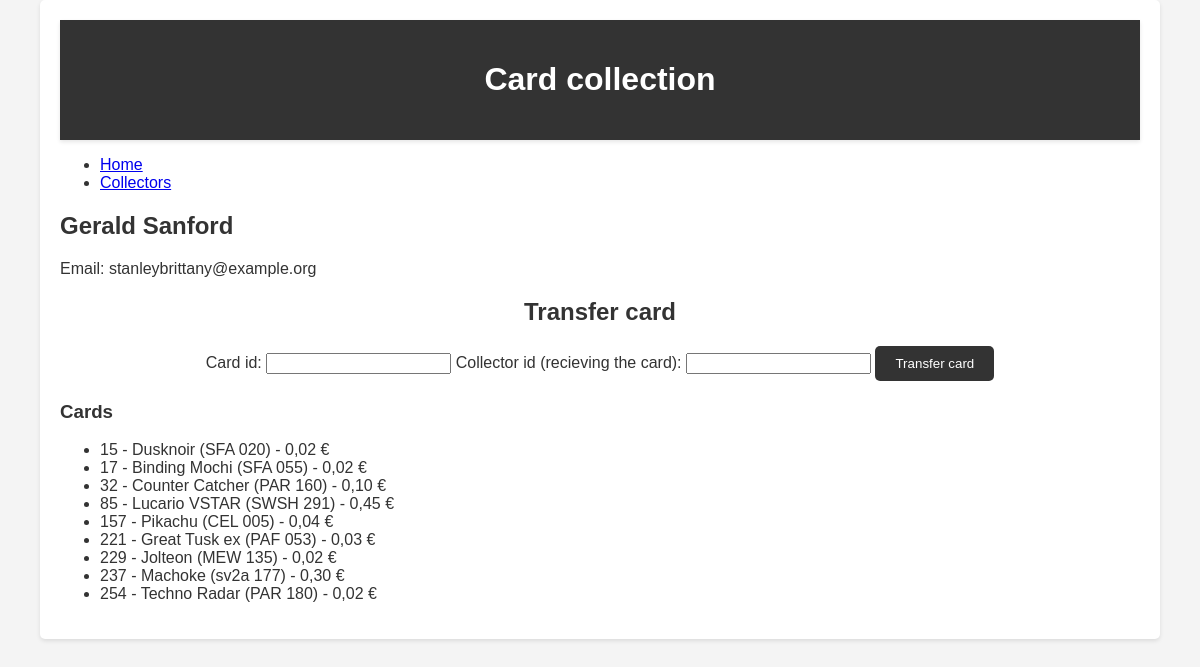
Screenshot of /collector/5 with the database file from the repository.
### tables this page shows
CREATE TABLE ZBIRATELJ(
                id_zbiratelj INTEGER PRIMARY KEY,
                ime VARCHAR(255) NOT NULL,
                priimek VARCHAR(255) NOT NULL,
                eposta VARCHAR(255)
                );

CREATE TABLE KARTA(
                id_karta INTEGER PRIMARY KEY,
                ime VARCHAR(255) NOT NULL,
                zaloga INT NOT NULL,
                cena INT NOT NULL,
                slika VARCHAR(255) NOT NULL
                );

### app.py (the view)
@app.route('/collector/<int:id>')
def collector(id):
    conn = get_db_connection()
    collector = conn.execute('SELECT * FROM ZBIRATELJ WHERE id_zbiratelj = ?', (id,)).fetchone()
    cards = conn.execute('''
        SELECT KARTA.* FROM KARTA
        JOIN ZBIRATELJ_KARTA ON KARTA.id_karta = ZBIRATELJ_KARTA.id_karta
        WHERE ZBIRATELJ_KARTA.id_zbiratelj = ?
    ''', (id,)).fetchall()
    conn.close()
    return render_template('collector.html', collector=collector, cards=cards)

### app.py (called while the page is built)
def get_db_connection():
    conn = sqlite3.connect('cards.db')
    conn.row_factory = sqlite3.Row
    return conn

### templates/collector.html (shortened to what this page needs)
{% extends 'base.html' %}
{% block content %}
<h2>{{ collector['ime'] }} {{ collector['priimek'] }}</h2>
<p>Email: {{ collector['eposta'] }}</p>
<form action="/transfer_card" method="post" class="transfer-card-form">
    <h2>Transfer card</h2>
    <label for="card_id">Card id:</label>
    <input type="number" id="card_id" name="card_id" required>
    <label for="new_collector_id">Collector id (recieving the card):</label>
    <input type="number" id="new_collector_id" name="new_collector_id" required>
    <button type="submit">Transfer card</button>
</form>
<h3>Cards</h3>
<ul>
    {% for card in cards %}
    <li>
        {{ card['id_karta'] }} - {{ card['ime'] }} - {{ card['cena'] }}
    </li>
    {% endfor %}
</ul>
{% endblock %}

### static/style.css (style rules this page uses)
body { font-family: Arial, sans-serif; background-color: #f4f4f4; color: #333; margin: 0; padding: 0; }
form { margin: 20px 0; text-align: center; }
form button { padding: 10px 20px; background-color: #333; color: #fff; border: none; border-radius: 5px; cursor: pointer; transition: background-color 0.3s; }

### rows the page displays
ZBIRATELJ: ime "Gerald", priimek "Sanford", eposta "stanleybrittany@example.org"
KARTA: id_karta "15", ime "Dusknoir (SFA 020)", cena "0,02 €"
KARTA: id_karta "17", ime "Binding Mochi (SFA 055)", cena "0,02 €"
KARTA: id_karta "32", ime "Counter Catcher (PAR 160)", cena "0,10 €"
KARTA: id_karta "85", ime "Lucario VSTAR (SWSH 291)", cena "0,45 €"
KARTA: id_karta "157", ime "Pikachu (CEL 005)", cena "0,04 €"
KARTA: id_karta "221", ime "Great Tusk ex (PAF 053)", cena "0,03 €"
KARTA: id_karta "229", ime "Jolteon (MEW 135)", cena "0,02 €"
KARTA: id_karta "237", ime "Machoke (sv2a 177)", cena "0,30 €"
KARTA: id_karta "254", ime "Techno Radar (PAR 180)", cena "0,02 €"
